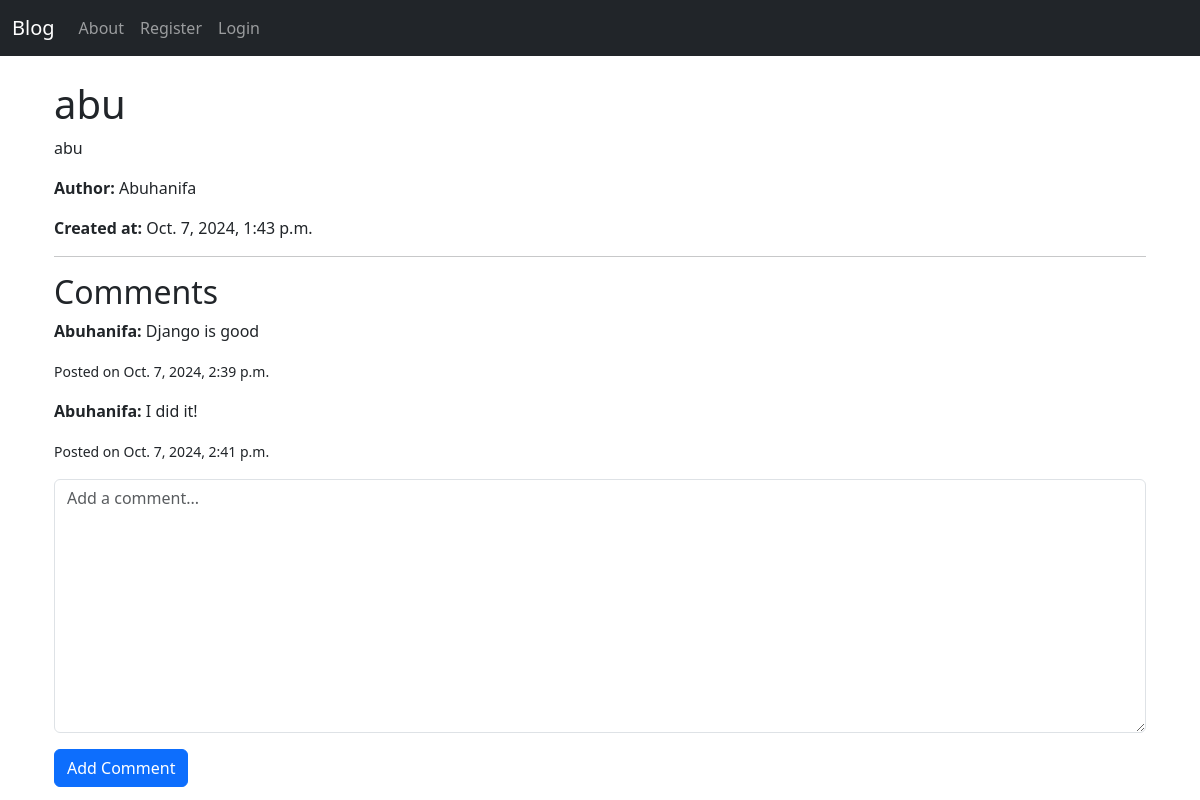
Page /posts/2/ on the committed database.
### blog/models.py (models this page shows, shortened)
class Post(models.Model):
    title = models.CharField(max_length=300)
    content = models.TextField(max_length=2500)
    created_at = models.DateTimeField(auto_now_add=True)
    author = models.ForeignKey(User, on_delete=models.CASCADE)
    class Meta:
        verbose_name = "Post"
        verbose_name_plural = 'Posts'

class Comment(models.Model):
    content = models.TextField(max_length=2500)
    created_at = models.DateTimeField(auto_now_add=True)
    post = models.ForeignKey(Post, on_delete=models.CASCADE, related_name='posts')
    author = models.ForeignKey(User, on_delete=models.CASCADE)
    class Meta:
        verbose_name = "Comment"
        verbose_name_plural = 'Comments'

### blog/views.py (the view)
# urls.py: path('posts/<int:post_id>/', views.post_detail, name='post_detail'),
def post_detail(request, post_id):
    post = get_object_or_404(Post, id=post_id)
    comments = post.posts.all()
    if request.method == "POST":
        comment_form = CommentForm(request.POST)
        if request.user.is_authenticated:
            if comment_form.is_valid():
                comment = comment_form.save(commit=False)
                comment.post = post
                comment.author = request.user
                comment.save()
                return redirect('post_detail', post_id=post.id)
    else:
        comment_form = CommentForm()
    return render(request, 'post_detail.html', {
        'post': post,
        'comments': comments,
        'comment_form': comment_form,
    })

### blog/forms.py
class CommentForm(forms.ModelForm):
    class Meta:
        model = Comment
        fields = ['content']
    content = forms.CharField(
        widget=forms.Textarea(attrs={"placeholder": "Add a comment...", "class": "form-control"}),
        label="",
        required=True
    )

### blog/templates/post_detail.html (shortened to what this page needs)
{% extends "base.html" %}
{% block content %}
<div class="container">
    <h1>{{ post.title }}</h1>
    <p>{{ post.content }}</p>
    <p><strong>Author:</strong> {{ post.author.username }}</p>
    <p><strong>Created at:</strong> {{ post.created_at }}</p>
    <hr>
    <h2>Comments</h2>
    {% for comment in comments %}
        <div class="comment">
            <p><strong>{{ comment.author.username }}:</strong> {{ comment.content }}</p>
            <p><small>Posted on {{ comment.created_at }}</small></p>
        </div>
    {% empty %}
        <p>No comments yet.</p>
    {% endfor %}
    <form method="POST">
        {{ comment_form.as_p }}
        <button type="submit" class="btn btn-primary">Add Comment</button>
    </form>
</div>
{% endblock %}

### rows in the picture
Post: title "abu", content "abu", author.username "Abuhanifa", created_at "Oct. 7, 2024, 1:43 p.m."
Comment: author.username "Abuhanifa", content "Django is good", created_at "Oct. 7, 2024, 2:39 p.m."
Comment: author.username "Abuhanifa", content "I did it!", created_at "Oct. 7, 2024, 2:41 p.m."
